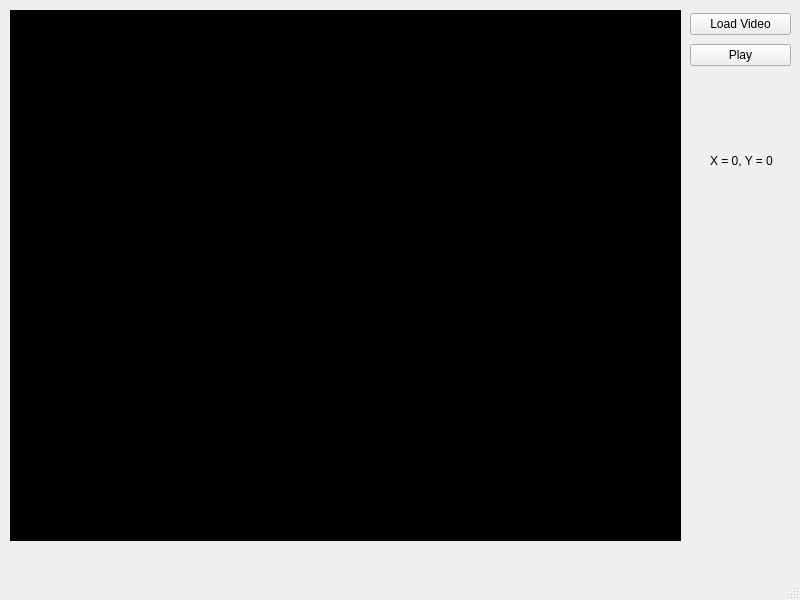
<?xml version="1.0" encoding="UTF-8"?>
<ui version="4.0">
 <class>ImageWindow</class>
 <widget class="QMainWindow" name="ImageWindow">
  <property name="geometry">
   <rect>
    <x>0</x>
    <y>0</y>
    <width>800</width>
    <height>600</height>
   </rect>
  </property>
  <property name="windowTitle">
   <string>ImageWindow</string>
  </property>
  <widget class="QWidget" name="centralwidget">
   <widget class="VideoFrame" name="lblFrame">
    <property name="geometry">
     <rect>
      <x>10</x>
      <y>10</y>
      <width>671</width>
      <height>531</height>
     </rect>
    </property>
    <property name="mouseTracking">
     <bool>true</bool>
    </property>
    <property name="styleSheet">
     <string notr="true">Background-color: #000;</string>
    </property>
    <property name="text">
     <string>TextLabel</string>
    </property>
   </widget>
   <widget class="QWidget" name="verticalLayoutWidget">
    <property name="geometry">
     <rect>
      <x>690</x>
      <y>10</y>
      <width>101</width>
      <height>61</height>
     </rect>
    </property>
    <layout class="QVBoxLayout" name="verticalLayout">
     <item>
      <widget class="QPushButton" name="pushButton">
       <property name="text">
        <string>Load Video</string>
       </property>
      </widget>
     </item>
     <item>
      <widget class="QPushButton" name="pushButton_2">
       <property name="text">
        <string>Play</string>
       </property>
      </widget>
     </item>
    </layout>
   </widget>
   <widget class="QLabel" name="lblMousePos">
    <property name="geometry">
     <rect>
      <x>710</x>
      <y>150</y>
      <width>71</width>
      <height>21</height>
     </rect>
    </property>
    <property name="text">
     <string>X = 0, Y = 0</string>
    </property>
   </widget>
  </widget>
  <widget class="QMenuBar" name="menubar">
   <property name="geometry">
    <rect>
     <x>0</x>
     <y>0</y>
     <width>800</width>
     <height>22</height>
    </rect>
   </property>
  </widget>
  <widget class="QStatusBar" name="statusbar"/>
 </widget>
 <customwidgets>
  <customwidget>
   <class>VideoFrame</class>
   <extends>QLabel</extends>
   <header location="global">VideoHandling/videoframe.h</header>
  </customwidget>
 </customwidgets>
 <resources/>
 <connections/>
</ui>
